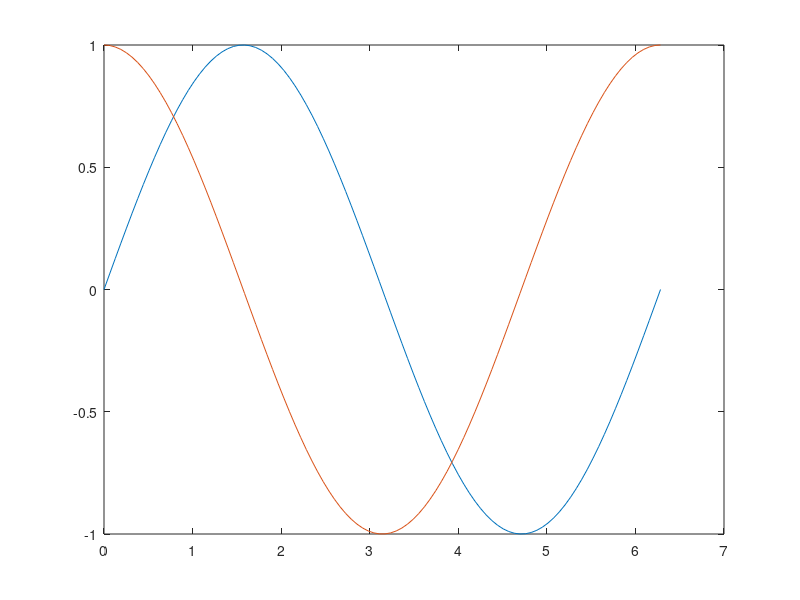
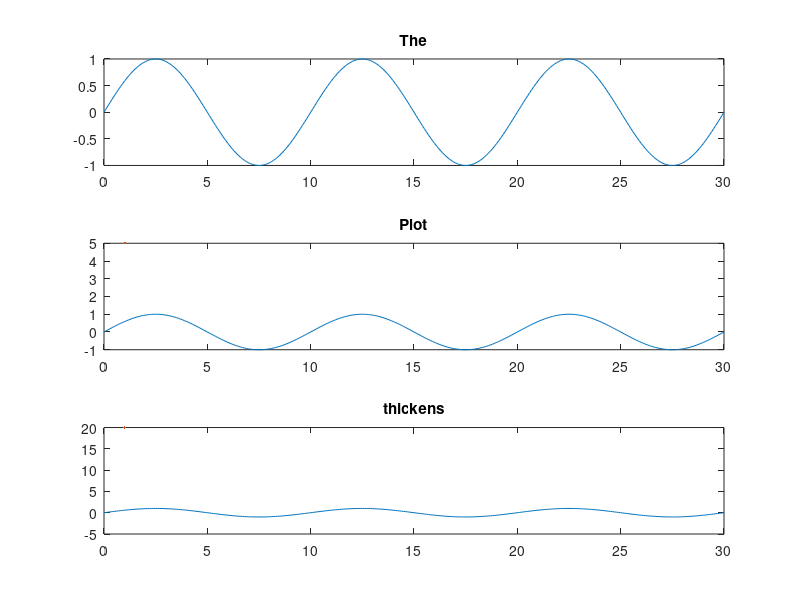

The MATLAB source for these figures, in order:
clc
clear all
close all

% basic matlab plotting

x = linspace(0,2*pi,100)
y = sin(x);

plot(x,y)

% plotting more than on line
hold on
y2 = cos(x);
plot(x,y2)

figure()
t = 10
f = 1/t
x = 0:f:3*t
y = sin(2*pi*f*x);

subplot(3,1,1)
plot(x,y)
title("The")
subplot(3,1,2)
plot(x,y,LineWidth=5)
title("Plot")
subplot(3,1,3)
plot(x,y,LineWidth=20)
title("thickens")

